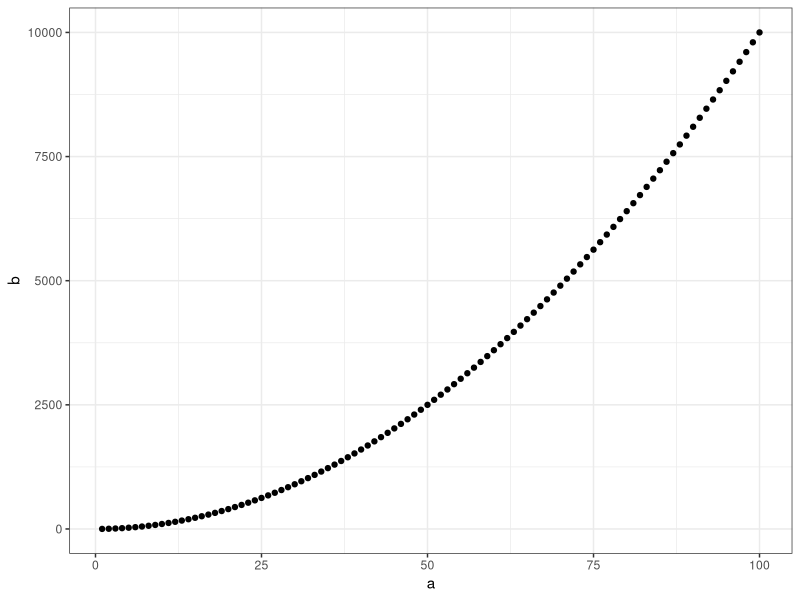

The R script that drew this image:
## ---- chunk 1
knitr::opts_chunk$set(echo = TRUE)
knitr::opts_chunk$set(fig.path = '../assets/img/Rmarkdown/')
## ---- chunk 2
install.packages("tidyverse", repos = "http://cran.us.r-project.org")
library(tidyverse)
## ---- chunk 3
df <- tibble(a = 1:100) %>%
  mutate(b = a^2)
ggplot(data=df, mapping = aes(x=a, y=b)) +
  geom_point() +
  theme_bw()
